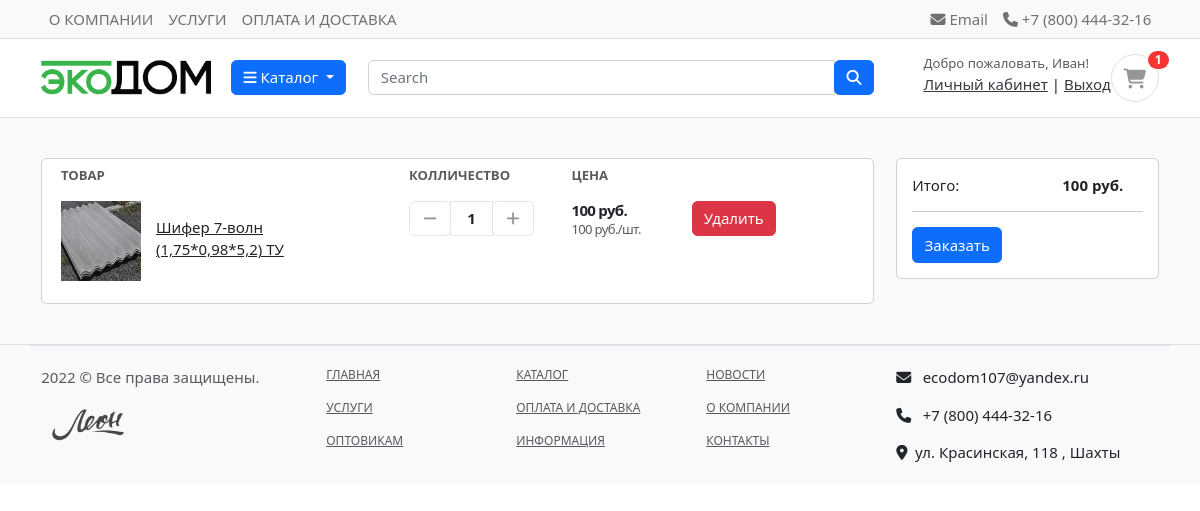
Page /cart/ (signed in) on the earlier database version.
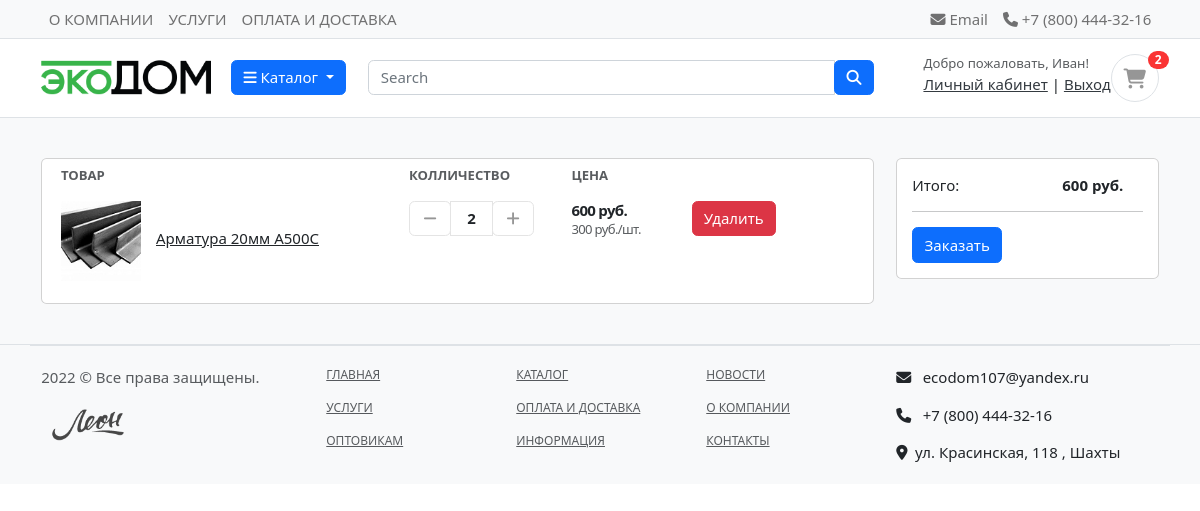
Same page on the later database version.
### accounts/models.py (models this page shows, shortened)
class MyUser(AbstractBaseUser):
    first_name      = models.CharField(max_length=50)
    last_name       = models.CharField(max_length=50)
    username        = models.CharField(max_length=50, unique=True)
    email           = models.EmailField(max_length=255, unique=True)
    phone_number    = models.CharField(max_length=50)
    date_joined     = models.DateTimeField(auto_now_add=True)
    last_login      = models.DateTimeField(auto_now_add=True)
    is_admin        = models.BooleanField(default=False)
    is_staff        = models.BooleanField(default=False)
    is_active       = models.BooleanField(default=False)
    USERNAME_FIELD = 'email'
    REQUIRED_FIELDS = ['username', 'first_name', 'last_name']
    objects = MyUserManager()

### carts/models.py (models this page shows, shortened)
class CartItem(models.Model):
    user = models.ForeignKey(MyUser, on_delete=models.CASCADE, null=True)
    product = models.ForeignKey(Product, on_delete=models.CASCADE)
    cart    = models.ForeignKey(Cart, on_delete=models.CASCADE, null=True)
    quantity = models.IntegerField()
    is_active = models.BooleanField(default=True)
    def sub_total(self):
        return self.product.price * self.quantity

### shop/models.py (models this page shows, shortened)
class Product(models.Model):
    product_name = models.CharField(max_length=200, unique=True)
    slug = models.SlugField(max_length=200, unique=True)
    description = models.TextField(max_length=500, blank=True)
    price = models.IntegerField()
    images = models.ImageField(upload_to='photos/products')
    stock = models.IntegerField()
    is_available = models.BooleanField(default=True)
    category = models.ForeignKey(Category, on_delete=models.CASCADE)
    created_date = models.DateTimeField(auto_now_add=True)
    modified_date = models.DateTimeField(auto_now=True)
    def get_url(self):
        return reverse('product_detail', args=[self.category.slug, self.slug])

### carts/views.py (the view)
# urls.py: path('', views.cart, name='cart'),
def cart(request, total=0, quantity=0, cart_items=None):
    try:
        if request.user.is_authenticated:
            cart_items = CartItem.objects.filter(user=request.user, is_active=True)
        else:
            cart = Cart.objects.get(cart_id=_cart_id(request))
            cart_items = CartItem.objects.filter(cart=cart, is_active=True)
        for cart_item in cart_items:
            total += (cart_item.product.price * cart_item.quantity)
            quantity += cart_item.quantity
    except ObjectDoesNotExist:
        pass #just ignore
    context = {
        'total': total,
        'quantity': quantity,
        'cart_items': cart_items,
    }
    return render(request, 'carts/cart.html', context)

### carts/templates/carts/cart.html (shortened to what this page needs)
{% extends 'base.html' %}
{% load static %}
{% block content %}
<section class="section-content padding-y bg">
    <div class="container">
        {% if not cart_items %}
            <h2 class="text-center">Ваша корзина пуста</h2>
            <br>
            <div class="text-center">
                <a href="{% url 'store' %}" class="btn btn-primary">Продолжить покупки</a>
            </div>
        {% else %}
            <div class="row">
                <aside class="col-lg-9">
                    <div class="card">
                        <table class="table table-borderless table-shopping-cart">
                            <thead class="text-muted">
                                <tr class="small text-uppercase">
                                    <th scope="col">Товар</th>
                                    <th scope="col" width="120">Колличество</th>
                                    <th scope="col" width="120">Цена</th>
                                    <th scope="col" class="text-right" width="200"> </th>
                                </tr>
                            </thead>
                            <tbody>
                                {% for cart_item in cart_items %}
                                    <tr>
                                        <td>
                                            <figure class="itemside align-items-center">
                                                <div class="aside"><a href="{{ cart_item.product.get_url }}"><img src="{{ cart_item.product.images.url }}" class="img-sm"></a></div>
                                                <figcaption class="info">
                                                    <a href="{{ cart_item.product.get_url }}" class="title text-dark">{{ cart_item.product.product_name }}</a>
                                                </figcaption>
                                            </figure>
                                        </td>
                                        <td>
                                            <div class="col">
                                                <div class="input-group input-spinner">
                                                    <div class="input-group-prepend">
                                                        <a href="{% url 'remove_cart' cart_item.product.id cart_item.id %}" class="btn btn-light" type="button" id="button-plus"> <i class="fa fa-minus"></i> </a>
                                                    </div>
                                                    <input type="text" class="form-control" value="{{ cart_item.quantity }}">
                                                    <div class="input-group-append">
                                                        <form action="{% url 'add_cart' cart_item.product.id %}" method="POST">
                                                            <button class="btn btn-light" type="submit" id="button-minus"> <i class="fa fa-plus"></i> </button>
                                                        </form>
                                                    </div>
                                                </div>
                                            </div>
                                        </td>
                                        <td>
                                            <div class="price-wrap">
                                                <var class="price">{{ cart_item.sub_total }} руб.</var>
                                                <small class="text-muted"> {{ cart_item.product.price }} руб./шт. </small>
                                            </div>
                                        </td>
                                        <td class="text-right">
                                            <a href="{% url 'remove_cart_item' cart_item.product.id cart_item.id %}" onclick="return confirm('Вы уверены, что хотите удалить этот товар?')" class="btn btn-danger">Удалить</a>
                                        </td>
                                    </tr>
                                {% endfor %}
                            </tbody>
                        </table>
                    </div>
                </aside>
                <aside class="col-lg-3">
                    <div class="card">
                        <div class="card-body">
                            <dl class="dlist-align">
                                <dt>Итого:</dt>
                                <dd class="text-right text-dark b"><strong>{{total}} руб.</strong></dd>
                            </dl>
                            <hr>
                            <a href="{% url 'checkout' %}" class="btn btn-primary btn-block"> Заказать </a>
                        </div>
                    </div>
                </aside>
            </div>
        {% endif %}
    </div>
</section>
{% endblock %}

### templates/base.html (shortened to what this page needs)
{% load static %}
<!DOCTYPE html>
<html lang="en">
<head>
    <link href="{% static 'bootstrap/css/bootstrap.min.css' %}" rel="stylesheet">
    <link href="{% static 'css/ui.css' %}" rel="stylesheet" type="text/css" />
    <link href="{% static 'css/style.css' %}" rel="stylesheet" type="text/css" />
</head>
<body>
    {% include 'includes/navbar.html' %}
    {% block content %}
    {% endblock %}
    {% include 'includes/footer.html' %}
</body>
</html>

### templates/includes/navbar.html (shortened to what this page needs)
{% load static %}
<header class="section-header">
    <nav class="navbar p-md-0 navbar-expand-sm navbar-light border-bottom bg-light">
        <div class="container">
            <div class="collapse navbar-collapse">
                <ul class="navbar-nav">
                    <li><a href="#" class="nav-link">О КОМПАНИИ</a></li>
                    <li><a href="#" class="nav-link">УСЛУГИ</a></li>
                    <li><a href="#" class="nav-link">ОПЛАТА И ДОСТАВКА</a></li>
                </ul>
            </div>
            <div class="collapse navbar-collapse flex-grow-0" id="navbarTop4">
                <ul class="navbar-nav">
                    <li><a href="#" class="nav-link"> <i class="fa fa-envelope"></i> Email </a></li>
                    <li><a href="#" class="nav-link"> <i class="fa fa-phone"></i> +7 (800) 444-32-16 </a></li>
                </ul>
            </div>
        </div>
    </nav>
    <section class="header-main border-bottom">
        <div class="container">
            <div class="row align-items-center">
                <div class="col-lg-2 col-md-3 col-6">
                    <a href="/" class="brand-wrap">
                        <img class="logo" src="{% static '/images/logo.png' %}">
                    </a>
                </div>
                <div class="col-lg col-sm col-md col-6 flex-grow-0">
                    <div class="dropdown">
                        <button class="btn btn-primary dropdown-toggle" type="button" id="dropdownMenuButton1" data-bs-toggle="dropdown" aria-expanded="false">
                            <i class="fa fa-bars"></i>
                            Каталог
                        </button>
                    </div>
                </div>
                <div class="col-lg  col-md-6 col-sm-12 col">
                    <form action="{% url 'search' %}" class="search" method='GET'>
                        <div class="input-group w-100">
                            <input type="text" class="form-control" style="width:60%;" placeholder="Search"
                                name="keyword">
                            <div class="input-group-append">
                                <button class="btn btn-primary" type="submit">
                                    <i class="fa fa-search"></i>
                                </button>
                            </div>
                        </div>
                    </form>
                </div>
                <div class="col-lg-3 col-sm-6 col-8 order-2 order-lg-3">
                    <div class="d-flex justify-content-end mb-3 mb-lg-0">
                        {% if user.id is None %}
                            <div class="widget-header">
                                <small class="title text-muted" style="padding-right: 10px">Добро пожаловать, Гость!</small>
                                <div>
                                    <a href="{% url 'login' %}">Вход</a> <span class="dark-transp"> | </span>
                                    <a href="{% url 'register' %}"> Регистрация</a>
                                </div>
                            </div>
                        {% else %}
                            <div class="widget-header">
                                <small class="title text-muted" style="padding-right: 10px">Добро пожаловать, {{user.first_name}}!</small>
                                <div>
                                    <a href="{% url 'dashboard' %}">Личный кабинет</a> <span class="dark-transp"> | </span>
                                    <a href="{% url 'logout' %}"> Выход</a>
                                </div>
                            </div>
                        {% endif %}
                        <a href="{% url 'cart' %}" class="widget-header pl-3 ml-3">
                            <div class="icon icon-sm rounded-circle border"><i class="fa fa-shopping-cart"></i></div>
                            <span class="badge badge-pill badge-danger notify">{{cart_count}}</span>
                        </a>
                    </div>
                </div>
            </div>
        </div>
    </section>
</header>

### templates/includes/footer.html
{% load static %}
<footer class="section-footer border-top bg-light">
    <div class="container">
        <section class="footer-bottom border-top row">
            <div class="col-md-3">
                <p class="text-muted"> 2022 &copy Все права защищены. </p>
                <a href="https://leon161.ru/" class="brand-wrap">
                    <img class="logo" src="{% static '/images/logoleon.png' %}">
                </a>
            </div>
            <div class="col-md-2" style="font-size: 12px">
                <p><a class="text-muted" href="/">ГЛАВНАЯ</a></p>
                <p><a class="text-muted" href="/">УСЛУГИ</a></p>
                <p><a class="text-muted" href="/">ОПТОВИКАМ</a></p>
            </div>
            <div class="col-md-2" style="font-size: 12px">
                <p><a class="text-muted" href="/">КАТАЛОГ</a></p>
                <p><a class="text-muted" href="/">ОПЛАТА И ДОСТАВКА</a></p>
                <p><a class="text-muted" href="/">ИНФОРМАЦИЯ</a></p>
            </div>
            <div class="col-md-2" style="font-size: 12px">
                <p><a class="text-muted" href="/">НОВОСТИ</a></p>
                <p><a class="text-muted" href="/">О КОМПАНИИ</a></p>
                <p><a class="text-muted" href="/">КОНТАКТЫ</a></p>
            </div>
            <div class="col-md-3 text-md-left">
                <p><i class="fa fa-envelope"></i> <span class="px-2">ecodom107@yandex.ru</span></p>
                <p><i class="fa fa-phone"></i> <span class="px-2">+7 (800) 444-32-16</span></p>
                <p><i class="fa-solid fa-location-dot"></i><span class="px-2">ул. Красинская, 118 , Шахты</span></p>
            </div>
        </section>
    </div>
</footer>

Differences in the rows shown:
removed CartItem: product.images (picture), product.product_name "Шифер 7-волн (1,75*0,98*5,2) ТУ", quantity "1", sub_total "100", product.price "100"
added CartItem: product.images (picture), product.product_name "Арматура 20мм А500С", quantity "2", sub_total "600", product.price "300"
Other differences:
{{ cart_count }}: "1" → "2"
{{ total }}: "100" → "600"
